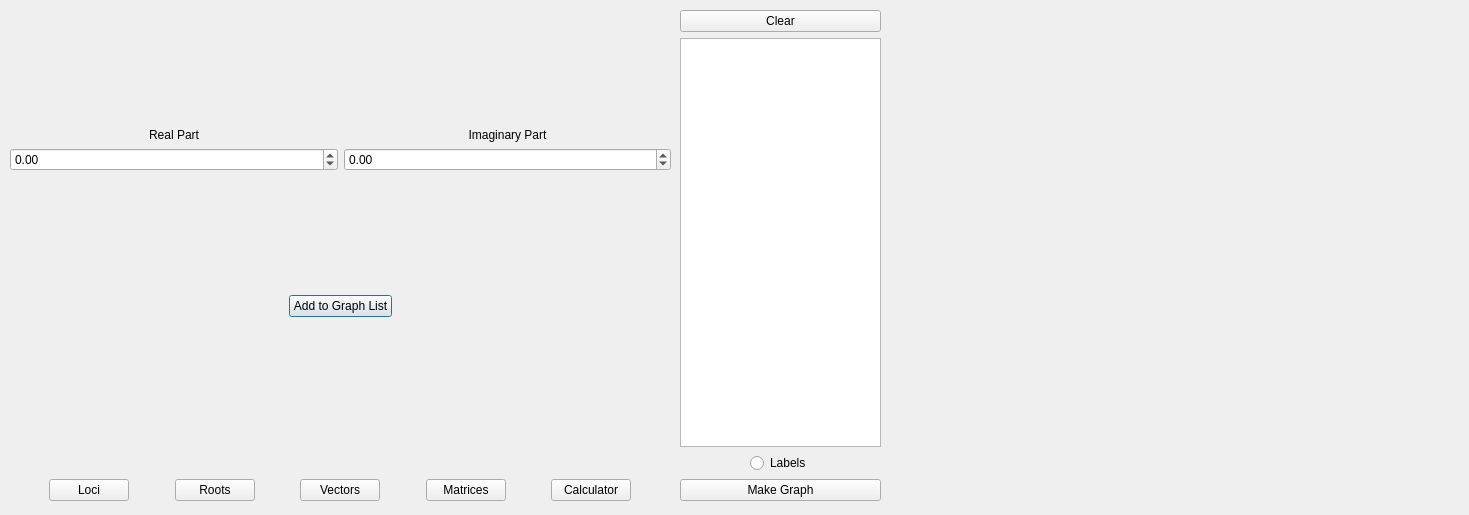
<?xml version="1.0" encoding="UTF-8"?>
<ui version="4.0">
 <class>MainGui</class>
 <widget class="QDialog" name="MainGui">
  <property name="geometry">
   <rect>
    <x>0</x>
    <y>0</y>
    <width>1469</width>
    <height>515</height>
   </rect>
  </property>
  <property name="sizePolicy">
   <sizepolicy hsizetype="Fixed" vsizetype="Fixed">
    <horstretch>0</horstretch>
    <verstretch>0</verstretch>
   </sizepolicy>
  </property>
  <property name="windowTitle">
   <string>Argand Diagram</string>
  </property>
  <widget class="QWidget" name="verticalLayoutWidget">
   <property name="geometry">
    <rect>
     <x>10</x>
     <y>10</y>
     <width>661</width>
     <height>491</height>
    </rect>
   </property>
   <layout class="QVBoxLayout" name="verticalLayout">
    <item>
     <spacer name="verticalSpacer_8">
      <property name="orientation">
       <enum>Qt::Vertical</enum>
      </property>
      <property name="sizeHint" stdset="0">
       <size>
        <width>20</width>
        <height>40</height>
       </size>
      </property>
     </spacer>
    </item>
    <item>
     <layout class="QHBoxLayout" name="horizontalLayout">
      <item>
       <layout class="QVBoxLayout" name="verticalLayout_2">
        <item>
         <spacer name="verticalSpacer">
          <property name="orientation">
           <enum>Qt::Vertical</enum>
          </property>
          <property name="sizeHint" stdset="0">
           <size>
            <width>20</width>
            <height>40</height>
           </size>
          </property>
         </spacer>
        </item>
        <item>
         <widget class="QLabel" name="label">
          <property name="sizePolicy">
           <sizepolicy hsizetype="Minimum" vsizetype="Maximum">
            <horstretch>0</horstretch>
            <verstretch>0</verstretch>
           </sizepolicy>
          </property>
          <property name="minimumSize">
           <size>
            <width>16</width>
            <height>14</height>
           </size>
          </property>
          <property name="text">
           <string>Real Part</string>
          </property>
          <property name="alignment">
           <set>Qt::AlignCenter</set>
          </property>
         </widget>
        </item>
        <item>
         <widget class="QDoubleSpinBox" name="RealPartBox">
          <property name="minimum">
           <double>-99.989999999999995</double>
          </property>
         </widget>
        </item>
        <item>
         <spacer name="verticalSpacer_2">
          <property name="orientation">
           <enum>Qt::Vertical</enum>
          </property>
          <property name="sizeHint" stdset="0">
           <size>
            <width>20</width>
            <height>40</height>
           </size>
          </property>
         </spacer>
        </item>
       </layout>
      </item>
      <item>
       <layout class="QVBoxLayout" name="verticalLayout_3">
        <item>
         <spacer name="verticalSpacer_4">
          <property name="orientation">
           <enum>Qt::Vertical</enum>
          </property>
          <property name="sizeHint" stdset="0">
           <size>
            <width>20</width>
            <height>40</height>
           </size>
          </property>
         </spacer>
        </item>
        <item>
         <widget class="QLabel" name="label_2">
          <property name="text">
           <string>Imaginary Part</string>
          </property>
          <property name="alignment">
           <set>Qt::AlignCenter</set>
          </property>
         </widget>
        </item>
        <item>
         <widget class="QDoubleSpinBox" name="ImaginaryPartBox">
          <property name="minimum">
           <double>-99.989999999999995</double>
          </property>
         </widget>
        </item>
        <item>
         <spacer name="verticalSpacer_3">
          <property name="orientation">
           <enum>Qt::Vertical</enum>
          </property>
          <property name="sizeHint" stdset="0">
           <size>
            <width>20</width>
            <height>40</height>
           </size>
          </property>
         </spacer>
        </item>
       </layout>
      </item>
     </layout>
    </item>
    <item>
     <spacer name="verticalSpacer_6">
      <property name="orientation">
       <enum>Qt::Vertical</enum>
      </property>
      <property name="sizeHint" stdset="0">
       <size>
        <width>20</width>
        <height>40</height>
       </size>
      </property>
     </spacer>
    </item>
    <item>
     <layout class="QHBoxLayout" name="horizontalLayout_3">
      <item>
       <spacer name="horizontalSpacer">
        <property name="orientation">
         <enum>Qt::Horizontal</enum>
        </property>
        <property name="sizeHint" stdset="0">
         <size>
          <width>40</width>
          <height>20</height>
         </size>
        </property>
       </spacer>
      </item>
      <item>
       <widget class="QPushButton" name="AddToGraphButton">
        <property name="text">
         <string>Add to Graph List</string>
        </property>
       </widget>
      </item>
      <item>
       <spacer name="horizontalSpacer_2">
        <property name="orientation">
         <enum>Qt::Horizontal</enum>
        </property>
        <property name="sizeHint" stdset="0">
         <size>
          <width>40</width>
          <height>20</height>
         </size>
        </property>
       </spacer>
      </item>
     </layout>
    </item>
    <item>
     <spacer name="verticalSpacer_5">
      <property name="orientation">
       <enum>Qt::Vertical</enum>
      </property>
      <property name="sizeHint" stdset="0">
       <size>
        <width>20</width>
        <height>40</height>
       </size>
      </property>
     </spacer>
    </item>
    <item>
     <spacer name="verticalSpacer_7">
      <property name="orientation">
       <enum>Qt::Vertical</enum>
      </property>
      <property name="sizeHint" stdset="0">
       <size>
        <width>20</width>
        <height>40</height>
       </size>
      </property>
     </spacer>
    </item>
    <item>
     <layout class="QHBoxLayout" name="horizontalLayout_5">
      <item>
       <spacer name="horizontalSpacer_3">
        <property name="orientation">
         <enum>Qt::Horizontal</enum>
        </property>
        <property name="sizeHint" stdset="0">
         <size>
          <width>40</width>
          <height>20</height>
         </size>
        </property>
       </spacer>
      </item>
      <item>
       <widget class="QPushButton" name="LociButton">
        <property name="text">
         <string>Loci</string>
        </property>
       </widget>
      </item>
      <item>
       <spacer name="horizontalSpacer_10">
        <property name="orientation">
         <enum>Qt::Horizontal</enum>
        </property>
        <property name="sizeHint" stdset="0">
         <size>
          <width>40</width>
          <height>20</height>
         </size>
        </property>
       </spacer>
      </item>
      <item>
       <widget class="QPushButton" name="RootButton">
        <property name="text">
         <string>Roots</string>
        </property>
       </widget>
      </item>
      <item>
       <spacer name="horizontalSpacer_8">
        <property name="orientation">
         <enum>Qt::Horizontal</enum>
        </property>
        <property name="sizeHint" stdset="0">
         <size>
          <width>40</width>
          <height>20</height>
         </size>
        </property>
       </spacer>
      </item>
      <item>
       <widget class="QPushButton" name="VectorButton">
        <property name="text">
         <string>Vectors</string>
        </property>
       </widget>
      </item>
      <item>
       <spacer name="horizontalSpacer_9">
        <property name="orientation">
         <enum>Qt::Horizontal</enum>
        </property>
        <property name="sizeHint" stdset="0">
         <size>
          <width>40</width>
          <height>20</height>
         </size>
        </property>
       </spacer>
      </item>
      <item>
       <widget class="QPushButton" name="MatrixButton">
        <property name="text">
         <string>Matrices</string>
        </property>
       </widget>
      </item>
      <item>
       <spacer name="horizontalSpacer_4">
        <property name="orientation">
         <enum>Qt::Horizontal</enum>
        </property>
        <property name="sizeHint" stdset="0">
         <size>
          <width>40</width>
          <height>20</height>
         </size>
        </property>
       </spacer>
      </item>
      <item>
       <widget class="QPushButton" name="CalculatorButton">
        <property name="text">
         <string>Calculator</string>
        </property>
       </widget>
      </item>
      <item>
       <spacer name="horizontalSpacer_5">
        <property name="orientation">
         <enum>Qt::Horizontal</enum>
        </property>
        <property name="sizeHint" stdset="0">
         <size>
          <width>40</width>
          <height>20</height>
         </size>
        </property>
       </spacer>
      </item>
     </layout>
    </item>
    <item>
     <layout class="QHBoxLayout" name="horizontalLayout_2"/>
    </item>
   </layout>
  </widget>
  <widget class="QWidget" name="verticalLayoutWidget_4">
   <property name="geometry">
    <rect>
     <x>680</x>
     <y>10</y>
     <width>201</width>
     <height>491</height>
    </rect>
   </property>
   <layout class="QVBoxLayout" name="verticalLayout_4">
    <item>
     <widget class="QPushButton" name="ClearGraphListButton">
      <property name="text">
       <string>Clear</string>
      </property>
     </widget>
    </item>
    <item>
     <widget class="QTextBrowser" name="ListDisplay"/>
    </item>
    <item>
     <layout class="QHBoxLayout" name="horizontalLayout_6">
      <item>
       <spacer name="horizontalSpacer_7">
        <property name="orientation">
         <enum>Qt::Horizontal</enum>
        </property>
        <property name="sizeHint" stdset="0">
         <size>
          <width>40</width>
          <height>20</height>
         </size>
        </property>
       </spacer>
      </item>
      <item>
       <widget class="QRadioButton" name="LabelRadio">
        <property name="text">
         <string>Labels</string>
        </property>
       </widget>
      </item>
      <item>
       <spacer name="horizontalSpacer_6">
        <property name="orientation">
         <enum>Qt::Horizontal</enum>
        </property>
        <property name="sizeHint" stdset="0">
         <size>
          <width>40</width>
          <height>20</height>
         </size>
        </property>
       </spacer>
      </item>
     </layout>
    </item>
    <item>
     <widget class="QPushButton" name="MakeGraphButton">
      <property name="text">
       <string>Make Graph</string>
      </property>
     </widget>
    </item>
   </layout>
  </widget>
  <widget class="QWidget" name="verticalLayoutWidget_2">
   <property name="geometry">
    <rect>
     <x>890</x>
     <y>10</y>
     <width>571</width>
     <height>501</height>
    </rect>
   </property>
   <layout class="QVBoxLayout" name="InsertGraph"/>
  </widget>
 </widget>
 <resources/>
 <connections/>
</ui>
